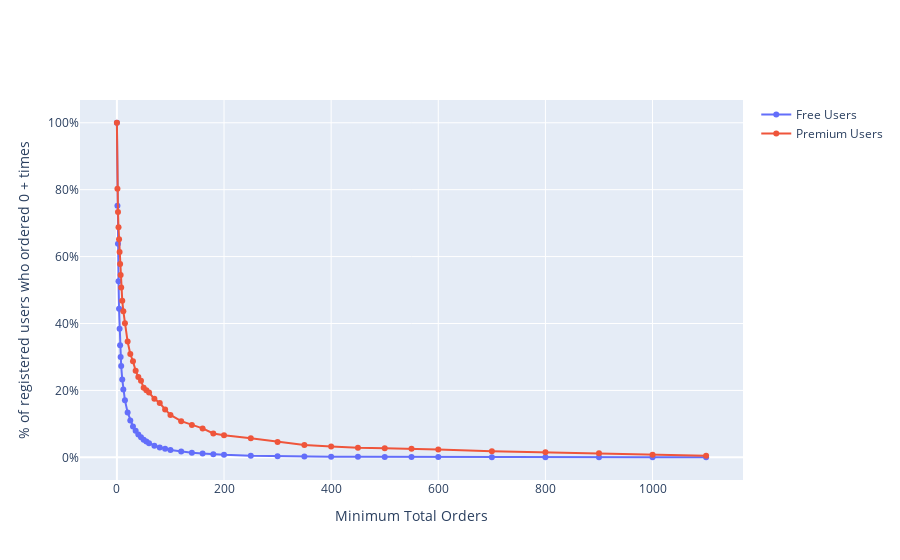

Here is the notebook cell this chart was saved with:
### Code cell
baseline = 0 # Definir el valor de baseline
fig = go.Figure()

for i in graph_df['user_category'].unique():
    fig.add_trace(go.Scatter(x=graph_df.loc[graph_df['user_category']==i, 'min_orders'],
                             y=graph_df.loc[graph_df['user_category']==i, '%_registered_users'],
                             name= i+' Users',
                             hovertemplate='<b>%{y:.2%}</b>'))
    
fig.update_traces(mode='markers+lines')
fig.update_layout(hovermode='x unified', xaxis_title='Minimum Total Orders', 
                  yaxis={'title': '% of registered users who ordered '+str(baseline)+' + times',
                        'tickformat':',.0%'})

fig.show()

### Figure 1 — Plotly figure (JSON) as saved in the notebook; plotly's stock layout.template omitted (floating-point values rounded to 4 significant figures)
{"data": [{"hovertemplate": "<b>%{y:.2%}</b>", "mode": "markers+lines", "name": "Free Users", "type": "scatter", "x": [0, 1, 2, 3, 4, 5, 6, 7, 8, 10, 12, 15, 20, 25, 30, 35, 40, 45, 50, 55, 60, 70, 80, 90, 100, 120, 140, 160, 180, 200, 250, 300, 350, 400, 450, 500, 550, 600, 700, 800, 900, 1000, 1100], "y": [1, 0.7517, 0.6387, 0.5262, 0.4442, 0.384, 0.335, 0.2998, 0.273, 0.233, 0.2027, 0.1709, 0.1341, 0.1099, 0.0925, 0.07908, 0.06847, 0.05991, 0.05285, 0.04697, 0.04234, 0.03499, 0.02966, 0.02567, 0.02225, 0.01719, 0.01383, 0.01115, 0.009042, 0.007499, 0.004769, 0.003346, 0.00251, 0.001888, 0.001483, 0.001212, 0.001027, 0.0008265, 0.0005911, 0.0004308, 0.0003657, 0.0003006, 0.0002505]}, {"hovertemplate": "<b>%{y:.2%}</b>", "mode": "markers+lines", "name": "Premium Users", "type": "scatter", "x": [0, 1, 2, 3, 4, 5, 6, 7, 8, 10, 12, 15, 20, 25, 30, 35, 40, 45, 50, 55, 60, 70, 80, 90, 100, 120, 140, 160, 180, 200, 250, 300, 350, 400, 450, 500, 550, 600, 700, 800, 900, 1000, 1100], "y": [1, 0.8024, 0.7336, 0.6875, 0.6515, 0.6136, 0.5777, 0.5448, 0.5076, 0.4678, 0.4369, 0.4009, 0.346, 0.3087, 0.2872, 0.2588, 0.2399, 0.2285, 0.2083, 0.2001, 0.1938, 0.1749, 0.1622, 0.1433, 0.1269, 0.108, 0.09659, 0.08649, 0.07134, 0.06629, 0.05682, 0.04609, 0.03662, 0.0322, 0.02841, 0.02715, 0.02588, 0.02336, 0.01831, 0.01515, 0.01199, 0.007576, 0.004419]}], "layout": {"hovermode": "x unified", "xaxis": {"title": {"text": "Minimum Total Orders"}}, "yaxis": {"tickformat": ",.0%", "title": {"text": "% of registered users who ordered 0 + times"}}}}
